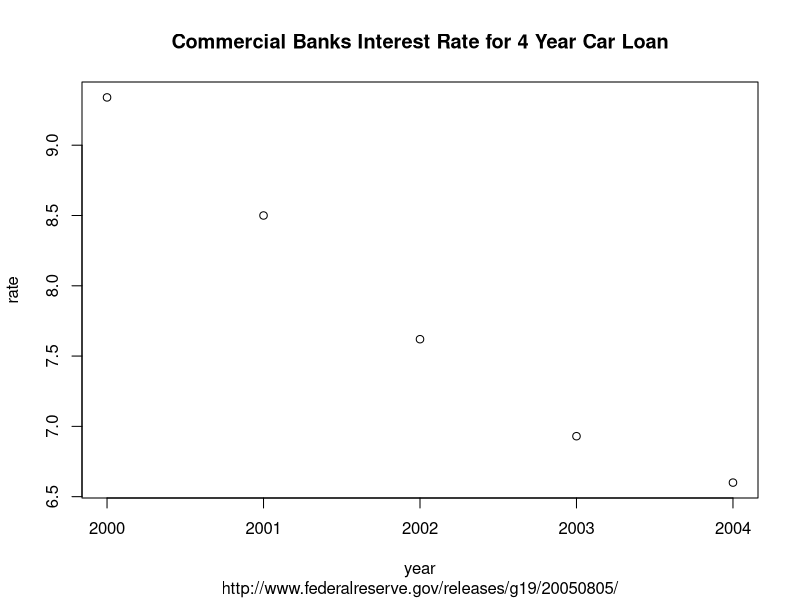
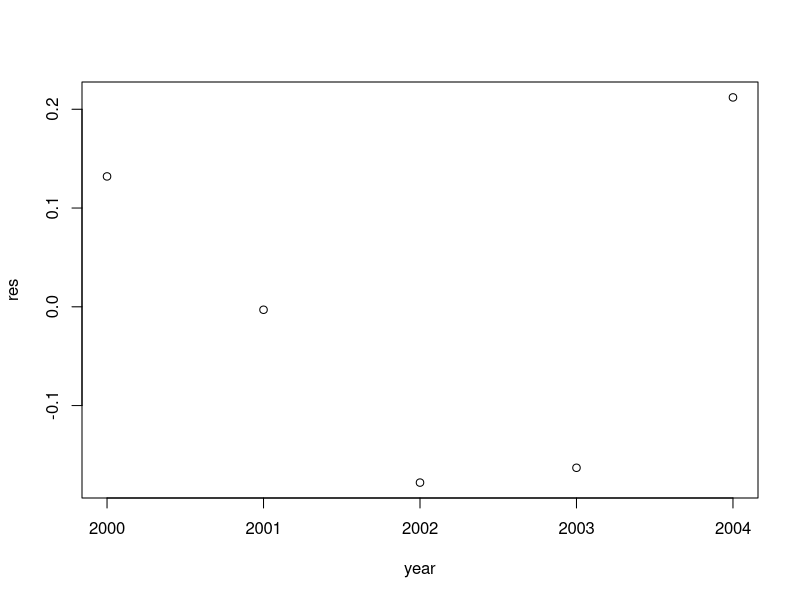
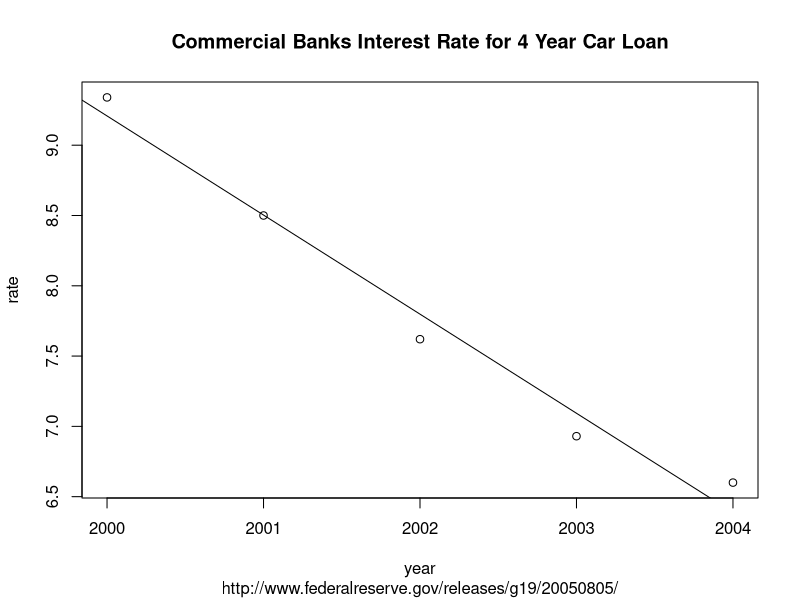

The R script that drew these images, in order:
year <- c(2000 ,   2001  ,  2002  ,  2003 ,   2004)
rate <- c(9.34 ,   8.50  ,  7.62  ,  6.93  ,  6.60)
plot(year,rate,main="Commercial Banks Interest Rate for 4 Year Car Loan",sub="http://www.federalreserve.gov/releases/g19/20050805/")            
cor(year,rate)          
fit <- lm(rate ~ year)
fit
attributes(fit)
fit$coefficients[1]
fit$coefficients[[1]]
fit$coefficients[2]
fit$coefficients[[2]]
fit$coefficients[[2]]*2015+fit$coefficients[[1]] 
res <- rate - (fit$coefficients[[2]]*year+fit$coefficients[[1]]) 
res
plot(year,res)
plot(year,rate,
     main="Commercial Banks Interest Rate for 4 Year Car Loan",
     sub="http://www.federalreserve.gov/releases/g19/20050805/")
abline(fit)
summary(fit)

